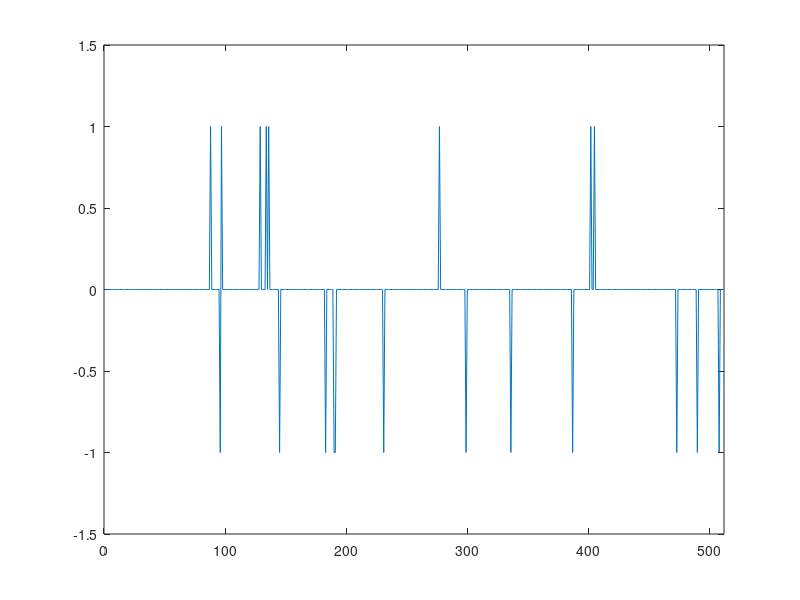

The MATLAB script that drew this image: (Note: this script raises an error after producing the figure.)
%% Sparse Recovery
% One of Spot's major applications is compressed sensing. In compressed
% sensing, a sparse signal (one with only a few nonzero values) is
% sampled below the <http://en.wikipedia.org/wiki/Nyquist_rate Nyquist rate>,
% but with a particular sampling method that allows it to be reconstructed
% later. This enables measurements that are faster and consume
% less memory. For example, a 2007 paper by <http://www.stanford.edu/~mlustig/ Lustig et al.>
% showed that MRI images can be acquired five times as fast using
% compressed sensing techniques.
%
% Some signals are inherently sparse, such as images that only have a few
% nonzero pixel values. However, compressed sensing has a wide range of
% applications because many signals can be made sparse through particular
% transforms; for example, the Fourier transform of a sine wave is very
% sparse because the wave only contains one frequency. In this
% example, we will simply create a generic sparse signal.
%
% If we sample the signal (represented by the vector |x0|) using a matrix
% |A|, we get the smaller vector |b|:
%
% $$A*x_0=b$$
%
% It must be smaller, otherwise no compression of the signal has occured.
% This means that the matrix |A| must have fewer rows than columns, and the system is
% "underdetermined", having more unknowns than equations. This usually
% means that the vector |b| is not unique, and if we try to solve the system for |x0| using |A| and |b|, we
% will get many different solutions. However, in compressed sensing, we can guarantee that
% the vector |b| is unique, and therefore that we will be able to solve the system to recover the original signal.
% This guarantee requires two things: first, the signal must be sparse, and
% second, we must use a special kind of measurement matrix. Most of these
% special matrices satisfy the <http://en.wikipedia.org/wiki/Restricted_isometry_property
% "Restricted Isometry Property">.
%
% In this example, we will demonstrate how to create the measurement matrix
% |A| as a Spot operator, use it to take measurements of a sparse signal,
% then reconstruct the signal using a basis pursuit solver called SPGL1.

%% Creating an Example Signal
% Let's create a sparse signal that we can measure and reconstruct. We will
% create a "spike train" signal, which only has -1 and 1 magnitudes, and is
% the hardest type of signal to reconstruct. Our signal will have |k|
% nonzero values out of |n| values.
n = 512; k = 20;

%%
% Create a random permutation of the integers 1 to |n|; the
% first |k| of these will be the indices of the signal's nonzero values.
p = randperm(n);

%%
% Initialize the signal |x0| as a column vector of |n| zeros. Set the
% designated nonzero values to be randomly 1 or -1:
x0 = zeros(n,1);
x0(p(1:k)) = sign(randn(k,1));

%%
% Plot the resulting signal:
figure(1); plot(1:n, x0);
axis([0 512 -1.5 1.5]);

%% Taking Measurements
% Now that we have a signal, we have to create the measurement matrix to
% sample it. Gaussian matrices, which have entries randomly
% chosen from the Gaussian (or normal) distribution, satisfy the
% Restricted Isometry Property. We will use one for our measurement
% matrix. It must have |n| columns (the number of rows in the signal vector
% |x0|), but the number of rows is our choice. Each row in the measurement
% matrix represents a single measurement, as it will produce a single entry
% in the resulting vector. In most situations, the number of measurements should
% be about five times as large as the number of nonzero values; we'll use six times:
m = 120;

%%
% Instead of an explicit matrix, we can use a Spot
% <http://www.cs.ubc.ca/labs/scl/spot/operators.html#opGaussian |opGuassian|> operator.
% Using mode 3 of opGaussian creates an implicit Gaussian matrix with
% unit-norm columns (EXPLAIN). This
% means that the columns of the matrix are generated as the operator is
% applied, so that we never have to store the entire matrix.
A = opGaussian(m,n,3)

%%
% To take our measurements, we simply have to apply |A| to |x0|. Our new
% vector |b| has |m| entries. We will also add some random noise:
b  = A*x0 + 0.005 * randn(m,1);

%%
% This is what our compressed data looks like:
figure(); plot(1:m, b)

%% Reconstructing the Signal
% We have stored our signal as the vector |b|; let's try to recover
% it using |A|. We will use a solver called SPGL1, which solves the following basis
% pursuit denoising problem:
%
% $minimize_{x}\|x\|_1 \;subject\;to\; \|Ax\ ^\_ \ b\|_2 \leq \sigma$
%
% The second half of this problem is our condition that |x| actually
% satisfies the equation $Ax=b$ within some range represented by $\sigma$.
% Minimizing the 1-norm of |x| gives us the "simplest" |x| that meets
% this condition, and this will be the sparsest |x|.
%
% First we will set our "optimality tolerance" to 0.0001. This means that
% the solution that the solver finds is guaranteed to be within 0.01% of
% the optimal solution.
opts = spgSetParms('optTol', 1e-4, 'verbosity', 1);

%%
% Next we simply pass |A|, |b|, $\sigma =0.001$, and our parameters to the
% SPGL1 solver:
[x,r,g,info] = spg_bpdn(A,b,1e-3,opts);

%%
% You can see that the solver stopped once the relative error became less
% than 0.0001. Let's plot the reconstruction, |x|, with the original signal,
% |x0|:
figure(2); plot(1:n, x0, 1:n, x);
axis([0 550 -1.5 1.5]);
legend('truth', 'recovery');

%%
% The signal and reconstruction overlap almost completely, so our
% reconstruction is accurate.
